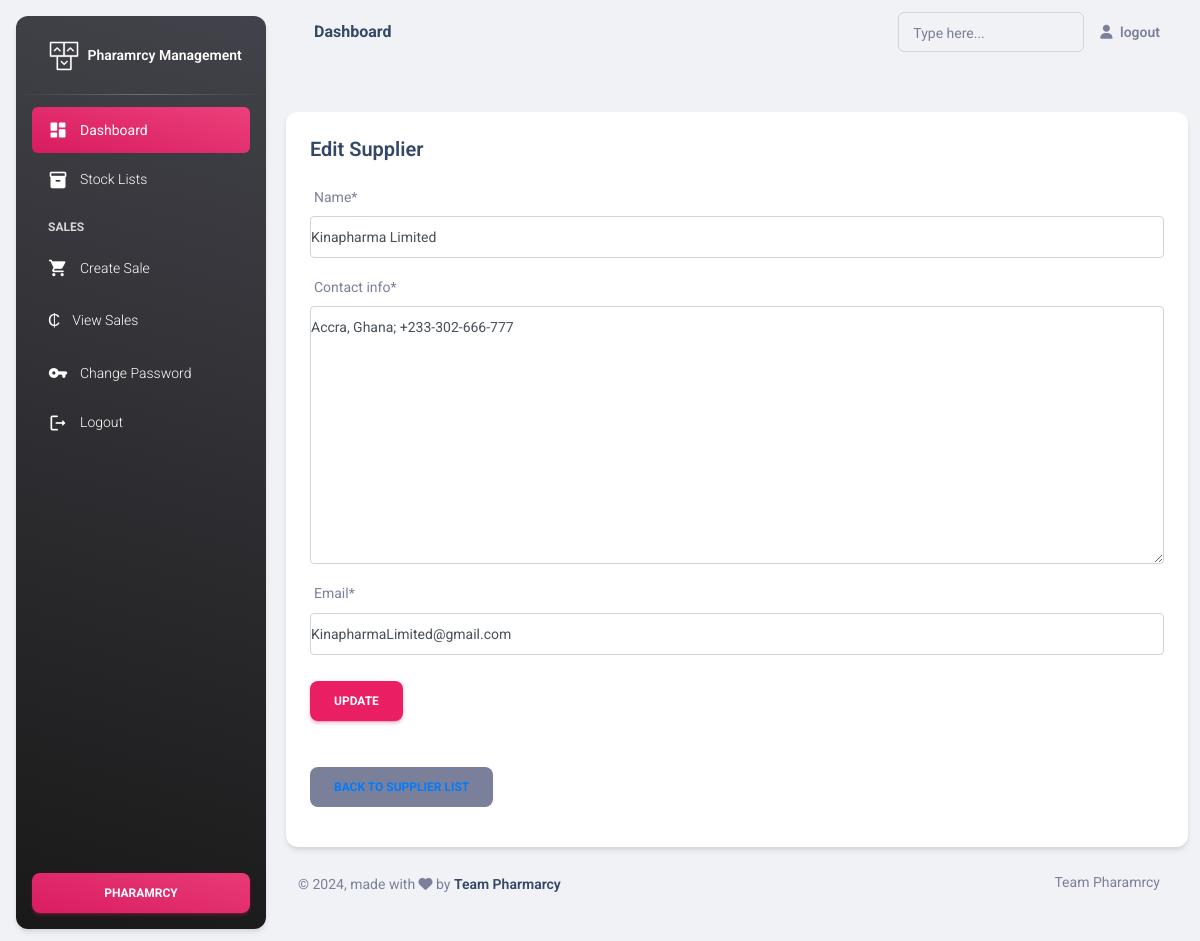
Page /suppliers/1/update/ on the committed database.
### pms/models.py (models this page shows, shortened)
class Supplier(models.Model):
    name = models.CharField(max_length=100)
    contact_info = models.TextField()
    email = models.EmailField()

### pms/views.py (the view)
# urls.py: path('suppliers/<int:pk>/update/', supplier_update, name='supplier_update'),
def supplier_update(request, pk):
    supplier = get_object_or_404(Supplier, pk=pk)
    if request.method == 'POST':
        form = SupplierForm(request.POST, instance=supplier)
        if form.is_valid():
            form.save()
            messages.success(request, 'Supplier updated successfully!')
            return redirect('supplier_list')
    else:
        form = SupplierForm(instance=supplier)
    return render(request, 'supplier_form.html', {'form': form})

### pms/forms.py
class SupplierForm(forms.ModelForm):
    class Meta:
        model = Supplier
        fields = ['name', 'contact_info', 'email']

### pms/templates/supplier_form.html (shortened to what this page needs)
{% extends "dashboard.html" %}
{% load static crispy_forms_tags %}
{% block dash3 %}
<div class="row">
    <div class="col-lg-12">
        <div class="card">
            <div class="card-body">
                <h5 class="card-title">{{ form.instance.pk|yesno:"Edit Supplier,Add Supplier" }}</h5>
                <div class="form-container">
                    <form method="post">
                        {{ form|crispy }}
                        <button type="submit" class="btn btn-primary">{{ form.instance.pk|yesno:"Update,Create" }}</button>
                    </form>
                </div>
                <div class="action-links">
                    <a href="{% url 'supplier_list' %}" class="btn btn-secondary">Back to Supplier List</a>
                </div>
            </div>
        </div>
    </div>
</div>
{% endblock dash3 %}

### pms/templates/supplier_form.html (style rules this page uses)
.form-container { margin: 20px 0; }
.form-control { border: 1px solid #ced4da; border-radius: 0.25rem; }
.btn { margin-top: 10px; }
.action-links a { margin-right: 10px; color: #007bff; text-decoration: none; }

### rows in the picture
Supplier: instance.pk "Edit Supplier", name "Kinapharma Limited", contact_info "Accra, Ghana; +233-302-666-777", email "KinapharmaLimited@gmail.com", instance.pk "UPDATE"
